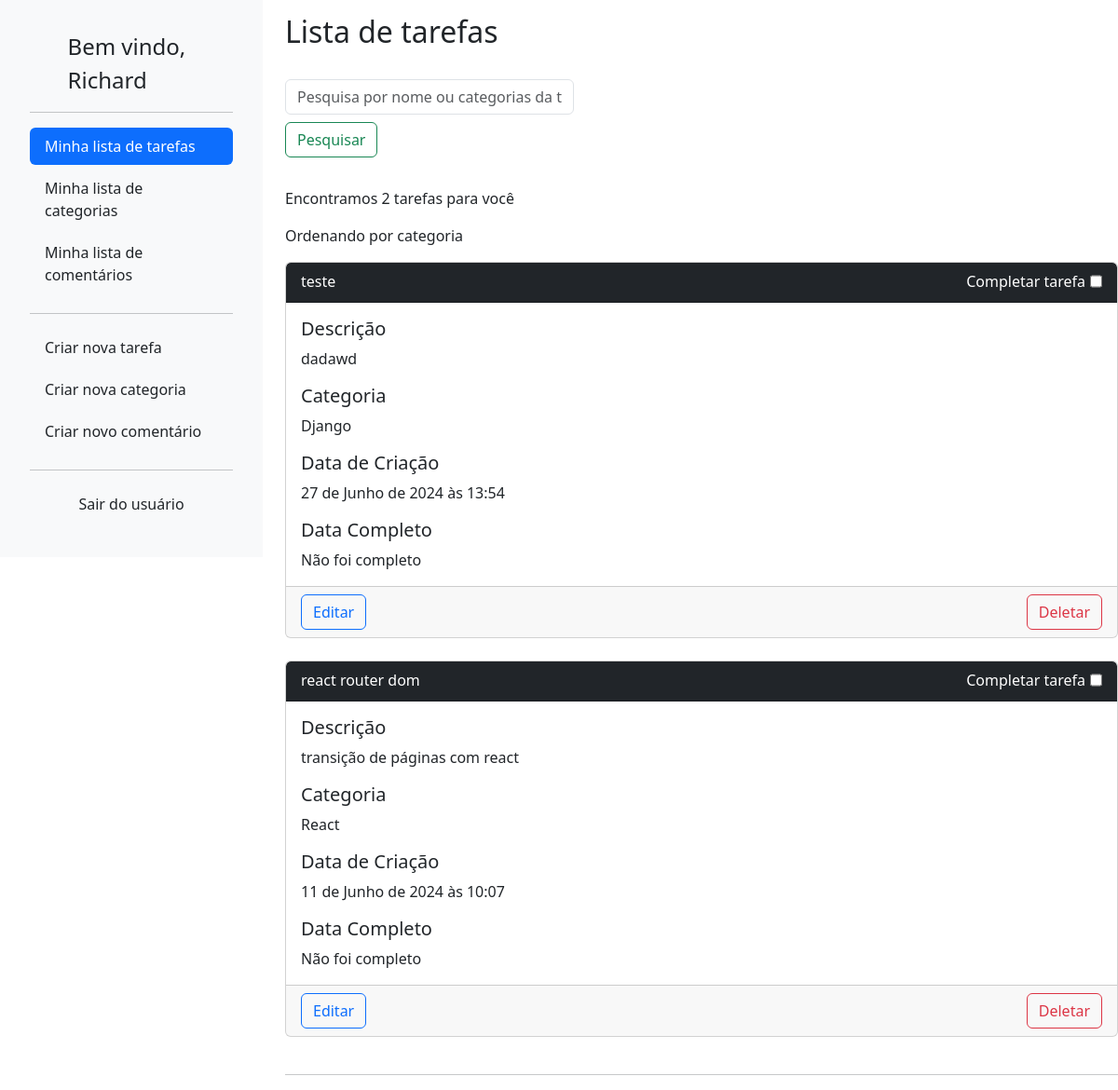
The app's page / (signed in) with its own data.
### lizetest/accounts/models.py (models this page shows, shortened)
class User(AbstractBaseUser, PermissionsMixin):
	username = models.CharField(
		_('username'),
		max_length=150,
		unique=True,
		help_text=('150 caracteres ou menos. Letras, números e @/./+/-/_ apenas.'),
		error_messages={
			'unique': _("A user with that username already exists."),
		},
		null=True,
		blank=True
	)
	name = models.CharField(_('name'), max_length=100, blank=True)
	email = models.EmailField(_('email address'), unique=True)
	is_staff = models.BooleanField(
		_('staff status'),
		default=False,
		help_text=_('Designates whether the user can log into this admin site.'),
	)
	is_active = models.BooleanField(
		_('active'),
		default=True,
		help_text=_(
			'Designates whether this user should be treated as active. '
			'Unselect this instead of deleting accounts.'
		),
	)
	filtro = models.CharField(max_length=50,default='created_at')
	objects = UserManager()
	EMAIL_FIELD = 'email'
	USERNAME_FIELD = 'username'
	REQUIRED_FIELDS = ['email']
	class Meta:
		verbose_name = 'usuário'
		verbose_name_plural = 'usuários'

### lizetest/todo/models.py (models this page shows, shortened)
class Task(BaseModel):
    title = models.CharField(max_length=255,verbose_name="Título")
    description = models.TextField(verbose_name='Descrição')
    category = models.ForeignKey(Category, on_delete=models.CASCADE,verbose_name="Categoria")
    completion_date = models.DateTimeField(null=True, blank=True)
    completed = models.BooleanField(default=False)
    author = models.ForeignKey(User,on_delete=models.CASCADE,blank=True)

### lizetest/category/models.py (models this page shows)
class Category(BaseModel):
    name = models.CharField(max_length=255,verbose_name="Nome")
    author = models.ForeignKey(User,on_delete=models.CASCADE,blank=True)
    def __str__(self):
        return self.name

### lizetest/todo/views.py (the view, shortened to what this page needs)
# urls.py: path('', TaskListView.as_view(), name='task_list'),
class TaskListView(LoginRequiredMixin,ListView):
    model = Task
    template_name = 'task_list.html'
    def get_queryset(self):
        queryset = Task.objects.filter(author=self.request.user)
        query = self.request.GET.get('query_task')
        if query:
            queryset = queryset.filter(
                Q(title__icontains=query) |
                Q(category__name__icontains=query)
            )
        return queryset
    def get_context_data(self, **kwargs):
        context = super().get_context_data(**kwargs)
        context['number_tasks'] = self.get_queryset().count()
        context['user'] = self.request.user.username
        filtro_select = {
            "title": "Ordenando por nome",
            "description":"Ordenando por descrição",
            "category":"Ordenando por categoria",
            "created_at":"Ordenando por data de criação",
            "completion_date": "Ordenando por task completa",
        }
        context['filtro'] = filtro_select[self.request.user.filtro]
        query = self.request.GET.get('query_task')
        if self.request.user.filtro == "created_at":
            context['tasks'] = Task.objects.filter(
                author=self.request.user.id).all().order_by('-created_at')
        elif self.request.user.filtro == "category":
            context['tasks'] = Task.objects.filter(
                author=self.request.user.id).all().order_by('-category__created_at')
        else:
            context['tasks'] = Task.objects.filter(
                author=self.request.user.id).all().order_by(self.request.user.filtro)
        return context

### lizetest/todo/templates/task_list.html (shortened to what this page needs)
{% extends 'base.html' %}
  {% block content %}
  <div class="row">
    <div class="col-auto col-md-3">
      <div class="offcanvas-md offcanvas-start d-md-flex flex-column flex-shrink-0 p-3 bg-light" tabindex="-1" id="offcanvasSidebar" aria-labelledby="offcanvasSidebarLabel">
        {% include 'sidebar.html' %}
      </div>
    </div>
    <div class="col col-md-9">
      <h2 style="padding-top: 15px; overflow: hidden;">Lista de tarefas</h2><br>
      <form method="GET" action="{% url 'todo:task_list' %}">
        <input type="text" name="query_task" placeholder="Pesquisa por nome ou categorias da tarefa"
          class="form-control mb-2" style="max-width: 310px;">
        <button type="submit" class="btn btn-outline-success mb-2">Pesquisar</button>
      </form><br>
      <p>Encontramos {{number_tasks}} tarefas para você</p>
      <p>{{filtro}}</p>
      <div class="card-deck">
        {% for task in tasks %}
        <div class="card mb-4 {% if task.completed %}border-success{% endif %}">
          <div class="card-header {% if task.completed %}bg-success text-white{% else %}bg-dark text-white{% endif %}">
            <div class="d-flex justify-content-between">
              <span>{{ task.title }}</span>
              <span style="display: flex;gap: 5px;">
                <span>Completar tarefa</span>
                <input data-task-id="{{ task.pk }}" class="form-check" type="checkbox" id="flexSwitchCheckChecked" {% if task.completed %}checked{% endif %}>
              </span>
            </div>
          </div>
          <div class="card-body">
            <h5 class="card-title">Descrição</h5>
            <p class="card-text">{{ task.description }}</p>
            <h5 class="card-title">Categoria</h5>
            <p class="card-text">{{ task.category }}</p>
            <h5 class="card-title">Data de Criação</h5>
            <p class="card-text">{{ task.created_at }}</p>
            <h5 class="card-title">Data Completo</h5>
            <p class="card-text">{% if task.completion_date == None %}Não foi completo{% else %}{{ task.completion_date }}{% endif %}</p>
          </div>
          <div class="card-footer">
            <div class="d-flex justify-content-between">
              <a href="{% url 'todo:task_edit' pk=task.pk %}">
                <button type="button" class="btn btn-outline-primary">Editar</button>
              </a>
              <button type="button" class="btn btn-outline-danger btn-delete" data-task-id="{{ task.pk }}" data-task-name="{{ task.title }}" is-completed="{% if task.completed %}true{% else %}false{% endif %}">
                Deletar
              </button>
            </div>
          </div>
        </div>
        {% endfor %}
      </div>
      <hr>
    </div>
  </div>
{% endblock %}

### lizetest/core/templates/sidebar.html
<div class="d-flex flex-column flex-shrink-0 p-3 bg-light">
    <a href="/" class="d-flex align-items-center mb-3 mb-md-0 me-md-auto link-dark text-decoration-none">
        <svg class="bi me-2" width="40" height="32">
            <use xlink:href="#bootstrap" />
        </svg>
        <span class="fs-4">Bem vindo, {{user}}</span>
    </a>
    <hr>
    <ul class="nav nav-pills flex-column mb-auto">
        <li class="nav-item">
            <a href="{% url 'todo:task_list' %}"
                class="nav-link {% if request.resolver_match.url_name == 'task_list' %}active{% else %}link-dark{% endif %}"
                aria-current="page">
                Minha lista de tarefas
            </a>
        </li>
        <li>
            <a href="{% url 'category:category_list' %}"
                class="nav-link {% if request.resolver_match.url_name == 'category_list' %}active{% else %}link-dark{% endif %}">
                Minha lista de categorias
            </a>
        </li>
        <li>
            <a href="{% url 'comments:comments_list' %}"
                class="nav-link {% if request.resolver_match.url_name == 'comments_list' %}active{% else %}link-dark{% endif %}">
                Minha lista de comentários
            </a>
        </li>
        <hr>
        <li>
            <a href="{% url 'todo:task_create' %}" class="nav-link link-dark"
                onmouseover="this.className='nav-link active'" onmouseout="this.className='nav-link link-dark'">
                Criar nova tarefa
            </a>
        </li>
        <li>
            <a href="{% url 'category:category_create' %}" class="nav-link link-dark"
                onmouseover="this.className='nav-link active'" onmouseout="this.className='nav-link link-dark'">
                Criar nova categoria
            </a>
        </li>
        <li>
            <a href="{% url 'comments:comments_create' %}" class="nav-link link-dark"
                onmouseover="this.className='nav-link active'" onmouseout="this.className='nav-link link-dark'">
                Criar novo comentário
            </a>
        </li>
        <hr>
        <li style="text-align: center;">
            <a href="{% url 'accounts:logout' %}" class="nav-link link-dark"
                onmouseover="this.className='nav-link active'" onmouseout="this.className='nav-link link-dark'">
                Sair do usuário
            </a>
        </li>
    </ul>
</div>

### lizetest/core/templates/base.html (style rules this page uses)
.card-title { overflow-y: hidden; }
li { padding-bottom: 5px; }
* { overflow-x: hidden; overflow-y: auto ; }

### records on screen
User: username "Richard"
Task: title "teste", description "dadawd", category "Django", created_at "27 de Junho de 2024 às 13:54", shows "Não foi completo"
Task: title "react router dom", description "transição de páginas com react", category "React", created_at "11 de Junho de 2024 às 10:07", shows "Não foi completo"

### other values on screen
{{ number_tasks }} "2"
{{ filtro }} "Ordenando por categoria"
